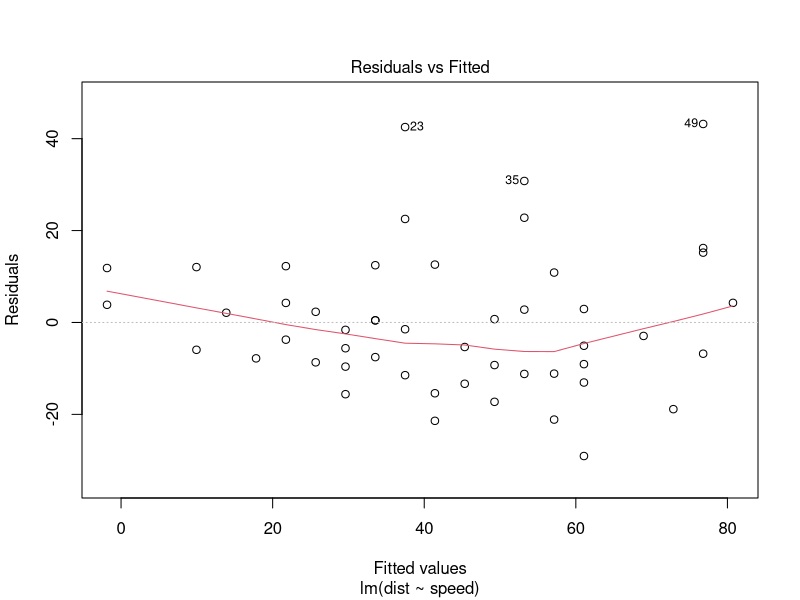
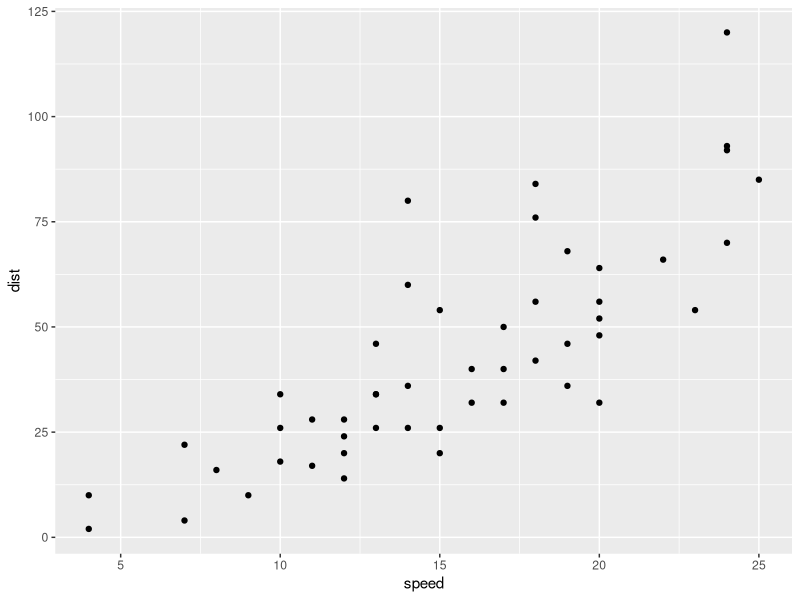
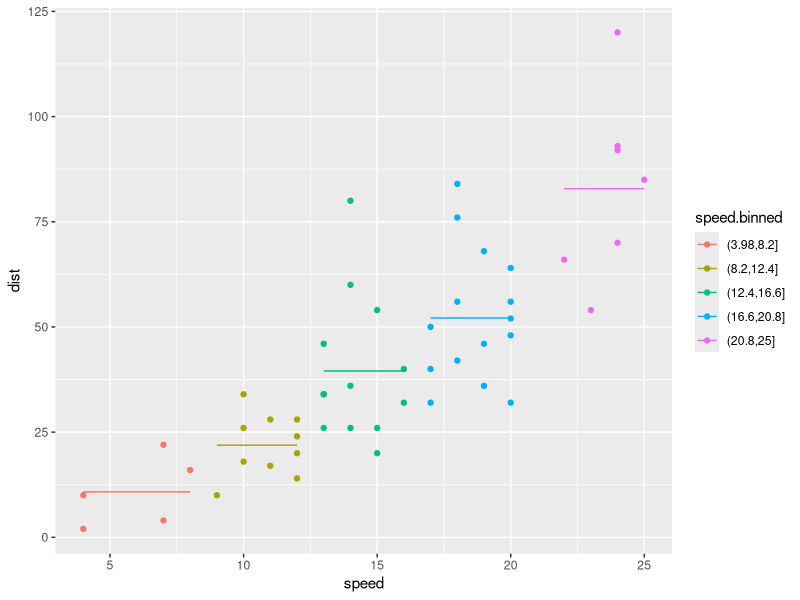
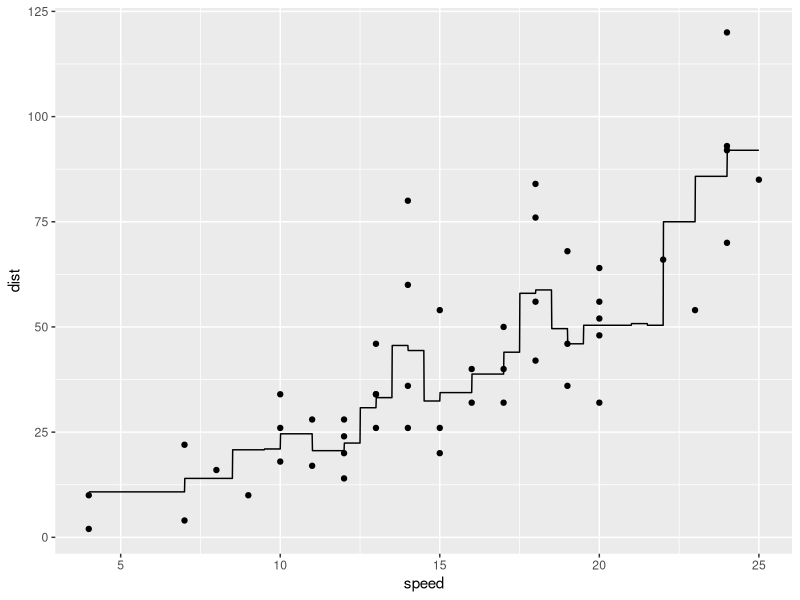
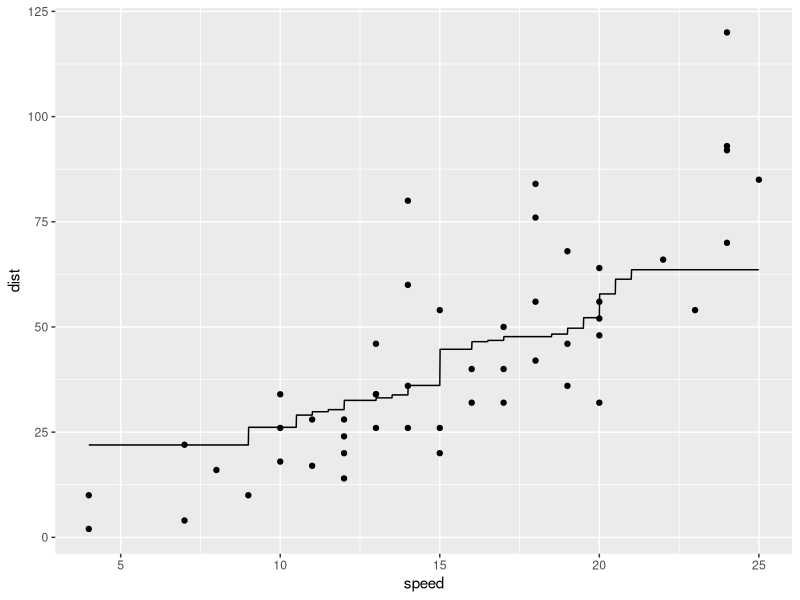
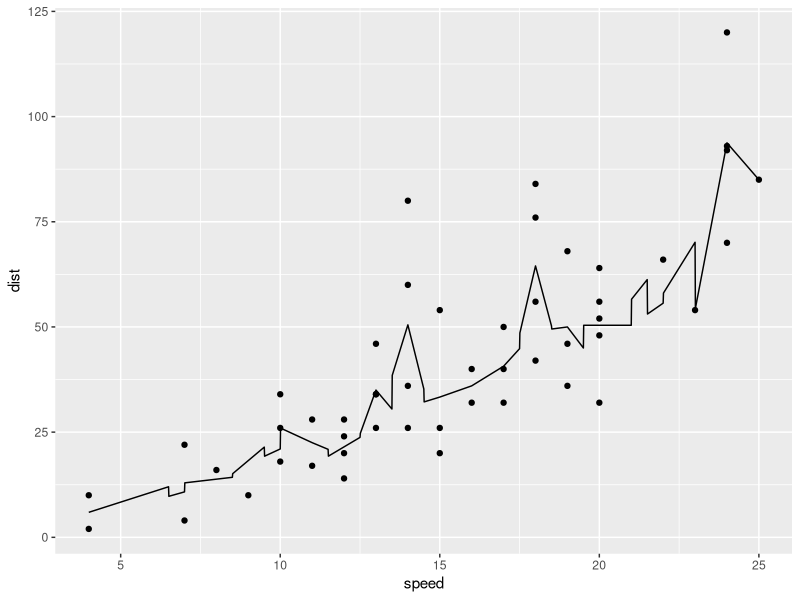
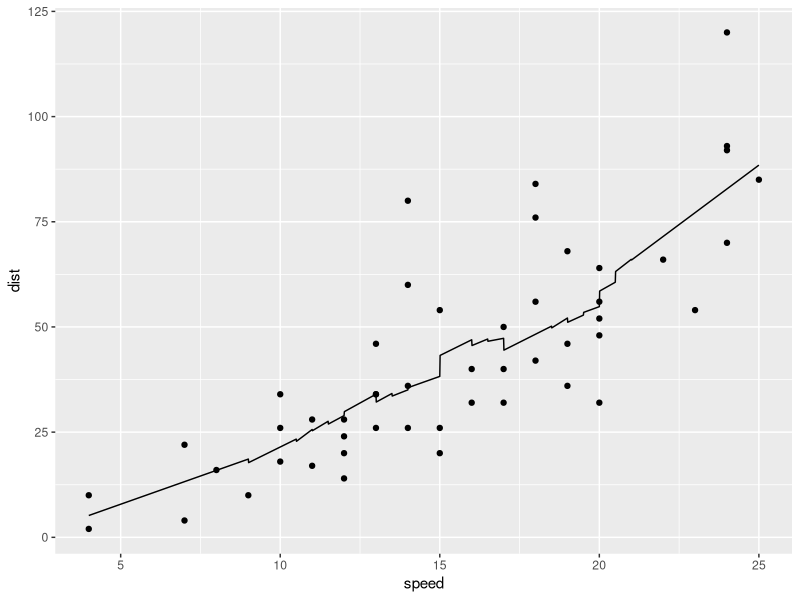
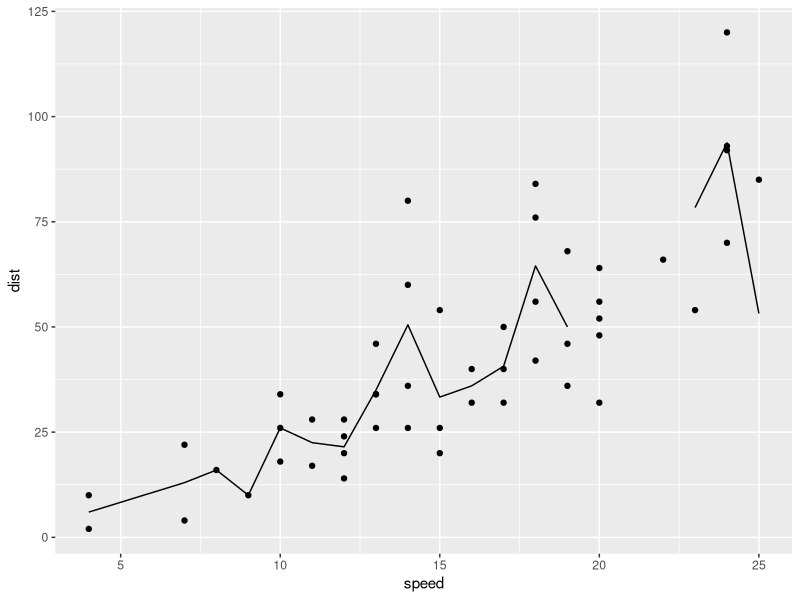

Reproduce these figures in R, in order.
## ---- chunk 1
knitr::opts_chunk$set(echo = TRUE, warning=FALSE, message = FALSE)
## ---- chunk 2
library(tidyverse)
library(magrittr)

linear.mod = lm(dist~speed, data=cars)
plot(linear.mod,which=1) # the red line is a "smoothed" estimate of the residuals
## ---- chunk 3
cars %>% head # speed and stopping distance of 50 cars

ggplot(cars, aes(x=speed,y=dist))+geom_point()
## ---- chunk 4
plot.df = cars

plot.df$speed.binned = cut(plot.df$speed,5)
plot.df %<>% group_by(speed.binned) %>% mutate(pred = mean(dist))
ggplot(plot.df, aes(x=speed,color=speed.binned))+geom_point(aes(y=dist)) + geom_step(aes(y=pred))
## ---- chunk 5
rolling.avg = function(x0,k,x,y){
  dist = abs(x0-x)
  pts = y[order(dist)][1:k]
  return(mean(pts))
}

k=5
xgrid = seq(min(cars$speed),max(cars$speed),.01)
pred = sapply(xgrid, function(x){ rolling.avg(x,k,cars$speed,cars$dist) })
ra.df = data.frame(xgrid=xgrid, pred=pred)
ggplot(plot.df) + 
  geom_point(aes(x=speed,y=dist)) +
  geom_line(data=ra.df, aes(x=xgrid,y=pred))
## ---- chunk 6
k=20
xgrid = seq(min(cars$speed),max(cars$speed),.01)
pred = sapply(xgrid, function(x){ rolling.avg(x,k,cars$speed,cars$dist) })
ra.df = data.frame(xgrid=xgrid, pred=pred)
ggplot(plot.df) + 
  geom_point(aes(x=speed,y=dist)) +
  geom_line(data=ra.df, aes(x=xgrid,y=pred))
## ---- chunk 7
rolling.regression = function(x0,k,x,y){
  dist = abs(x0-x)
  y.vals = y[order(dist)][1:k]
  x.vals = x[order(dist)][1:k]
  
  mod = lm(y.vals~x.vals)
  ret = predict(mod,data.frame(x.vals=c(x0)))
  
  return(as.numeric(ret))
}

k=5
xgrid = seq(min(cars$speed),max(cars$speed),.01)
pred = sapply(xgrid, function(x){ rolling.regression(x,k,cars$speed,cars$dist) })
ra.df = data.frame(xgrid=xgrid, pred=pred)
ggplot(plot.df) + 
  geom_point(aes(x=speed,y=dist)) +
  geom_line(data=ra.df, aes(x=xgrid,y=pred))
## ---- chunk 8
k=20
xgrid = seq(min(cars$speed),max(cars$speed),.01)
pred = sapply(xgrid, function(x){ rolling.regression(x,k,cars$speed,cars$dist) })
ra.df = data.frame(xgrid=xgrid, pred=pred)
ggplot(plot.df) + 
  geom_point(aes(x=speed,y=dist)) +
  geom_line(data=ra.df, aes(x=xgrid,y=pred))
## ---- chunk 9
plot.df = cars
alpha = .1 # k = 5
mod = loess(dist~speed, data=cars, span=alpha)
plot.df$pred = predict(mod)
ggplot(plot.df, aes(x=speed)) + 
  geom_point(aes(y=dist)) +
  geom_line(aes(y=pred))

alpha = .4 # k = 20
mod = loess(dist~speed, data=cars, span=alpha)
plot.df$pred = predict(mod)
ggplot(plot.df, aes(x=speed)) + 
  geom_point(aes(y=dist)) +
  geom_line(aes(y=pred))

alpha = .6 # k = 20
mod = loess(dist~speed, data=cars, span=alpha)
plot.df$pred = predict(mod)
ggplot(plot.df, aes(x=speed)) + 
  geom_point(aes(y=dist)) +
  geom_line(aes(y=pred))
## ---- chunk 10
lambda = .00001 
mod = smooth.spline(cars$speed, cars$dist, lambda=lambda)
plot.df = data.frame(speed=mod$x, pred=mod$y)
ggplot(plot.df, aes(x=speed)) + 
  geom_point(data=cars, aes(y=dist)) +
  geom_line(aes(y=pred))

lambda = .01 
mod = smooth.spline(cars$speed, cars$dist, lambda=lambda)
plot.df = data.frame(speed=mod$x, pred=mod$y)
ggplot(plot.df, aes(x=speed)) + 
  geom_point(data=cars, aes(y=dist)) +
  geom_line(aes(y=pred))
## ---- chunk 11
set.seed(777)

cubic.spline.mse = function(lam, dat, testing.inds){
  train = dat[-testing.inds,]
  test = dat[testing.inds,]
  
  mod = smooth.spline(train[,1], train[,2], lambda=lam)
  preds = predict(mod, test[,1])$y
  res = preds - test[,2]
  
  return( mean(res^2) )
}

n.folds = 10
folds = caret::createFolds(cars$speed,k=n.folds)
lam.powers = seq(-10,1)
lam.grid = 10^(lam.powers)
mse.cv = c()

for (l in lam.grid){
  for (fold in folds) {
    mse.cv = c(mse.cv, cubic.spline.mse(l, cars, fold))
  }
}

lam.powers.plt = rep(lam.powers, each=n.folds)
mean.cv.mse = apply(matrix(mse.cv,nrow=n.folds),2,mean)
plot(lam.powers.plt,mse.cv)
points(lam.powers, mean.cv.mse,col='red', pch=19)

best.lambda = lam.powers[which(min(mean.cv.mse)==mean.cv.mse)]
best.mod = smooth.spline(cars$speed, cars$dist, lambda=10^best.lambda, tol=1e-10)
plot.df = data.frame(speed=best.mod$x, pred=best.mod$y)
ggplot(plot.df, aes(x=speed)) + 
  geom_point(data=cars, aes(y=dist)) +
  geom_line(aes(y=pred))

